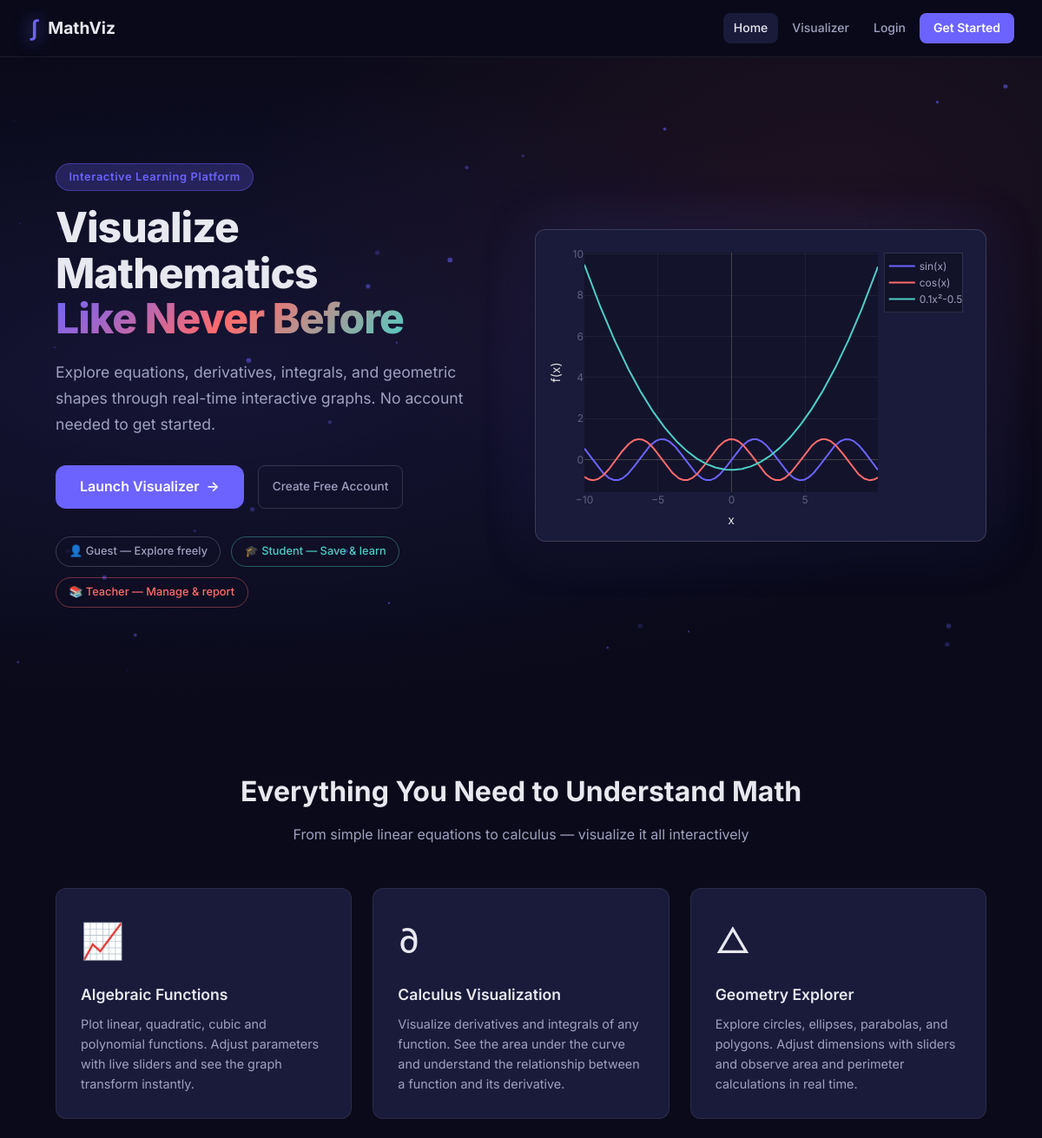
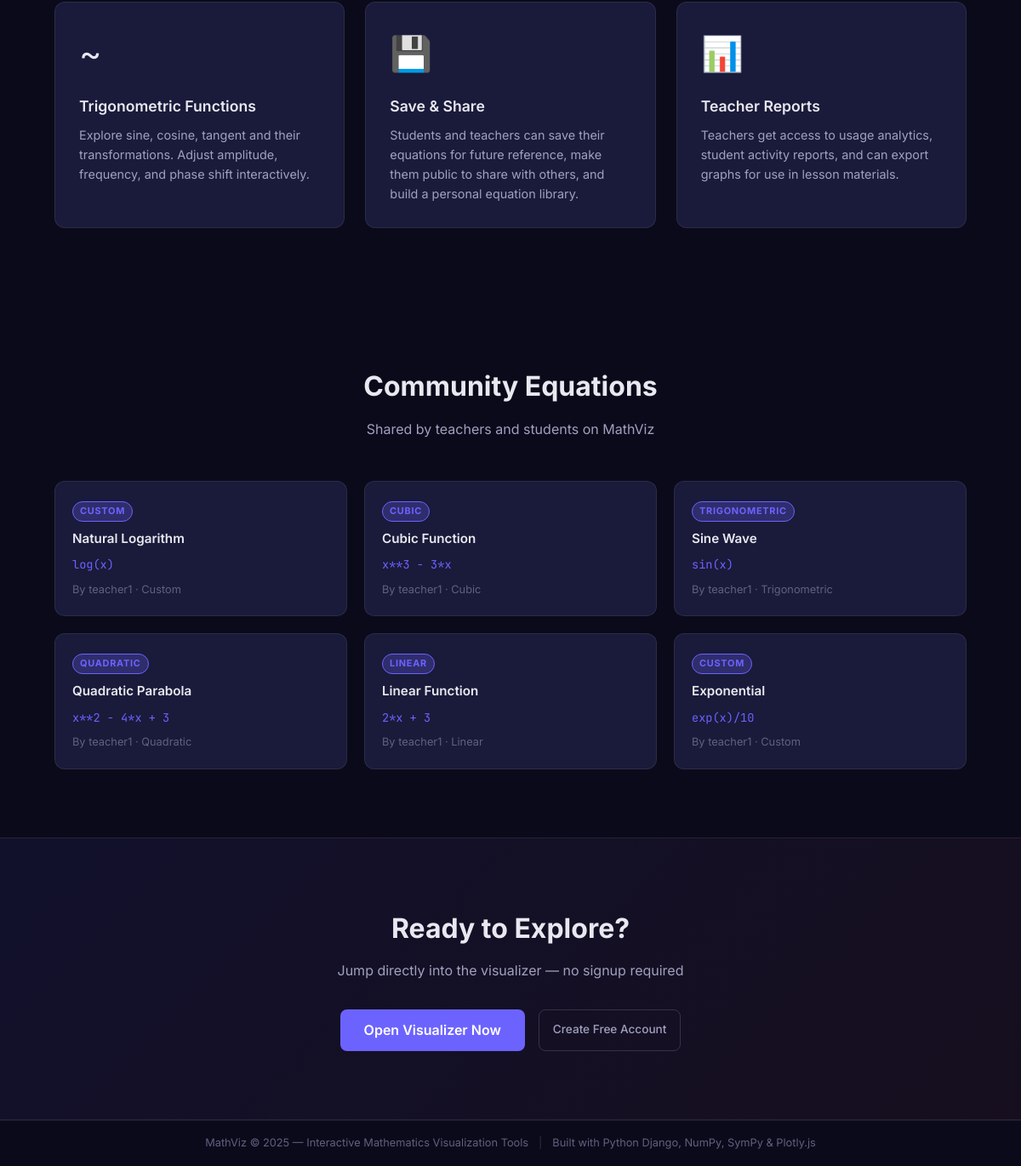
The page / on the database its author committed (2 pictures, top to bottom).
### visualizer/models.py (models this page shows, shortened)
class Equation(models.Model):
    user = models.ForeignKey(CustomUser, on_delete=models.CASCADE, related_name='equations')
    classroom = models.ForeignKey(
        Classroom, on_delete=models.SET_NULL, null=True, blank=True, related_name='equations'
    )
    title = models.CharField(max_length=200)
    equation_type = models.CharField(max_length=20, choices=EQUATION_TYPES, default='custom')
    expression = models.TextField()
    description = models.TextField(blank=True)
    is_public = models.BooleanField(default=False)
    created_at = models.DateTimeField(auto_now_add=True)
    updated_at = models.DateTimeField(auto_now=True)
    class Meta:
        ordering = ['-created_at']

### accounts/models.py (models this page shows, shortened)
class CustomUser(AbstractUser):
    role = models.CharField(max_length=10, choices=ROLE_CHOICES, default='student')
    bio = models.TextField(blank=True)
    created_at = models.DateTimeField(auto_now_add=True)

### visualizer/views.py (the view)
# urls.py: path('', views.home, name='home'),
def home(request):
    public_equations = Equation.objects.filter(is_public=True).select_related('user', 'classroom')[:6]
    total_classes = Classroom.objects.filter(is_active=True).count()
    context = {
        'public_equations': public_equations,
        'total_classes': total_classes,
    }
    return render(request, 'visualizer/index.html', context)

### templates/visualizer/index.html (shortened to what this page needs)
{% extends 'base.html' %}
{% load static %}
{% block content %}
<section class="hero">
    <div class="hero-bg">
        <canvas id="heroCanvas"></canvas>
    </div>
    <div class="hero-content">
        <div class="hero-badge">Interactive Learning Platform</div>
        <h1 class="hero-title">Visualize Mathematics<br><span class="gradient-text">Like Never Before</span></h1>
        <p class="hero-subtitle">Explore equations, derivatives, integrals, and geometric shapes through real-time interactive graphs. No account needed to get started.</p>
        <div class="hero-actions">
            <a href="{% url 'visualizer' %}" class="btn-primary btn-hero">
                <span>Launch Visualizer</span>
                <span class="btn-arrow">→</span>
            </a>
            {% if not user.is_authenticated %}
            <a href="{% url 'register' %}" class="btn-outline btn-hero">Create Free Account</a>
            {% else %}
            <a href="{% url 'dashboard' %}" class="btn-outline btn-hero">Go to Dashboard</a>
            {% endif %}
        </div>
        <div class="hero-roles">
            <div class="role-pill guest">👤 Guest — Explore freely</div>
            <div class="role-pill student">🎓 Student — Save & learn</div>
            <div class="role-pill teacher">📚 Teacher — Manage & report</div>
        </div>
    </div>
    <div class="hero-demo">
        <div id="heroDemoChart"></div>
    </div>
</section>
<section class="features">
    <div class="section-header">
        <h2>Everything You Need to Understand Math</h2>
        <p>From simple linear equations to calculus — visualize it all interactively</p>
    </div>
    <div class="features-grid">
        <div class="feature-card">
            <div class="feature-icon">📈</div>
            <h3>Algebraic Functions</h3>
            <p>Plot linear, quadratic, cubic and polynomial functions. Adjust parameters with live sliders and see the graph transform instantly.</p>
        </div>
        <div class="feature-card">
            <div class="feature-icon">∂</div>
            <h3>Calculus Visualization</h3>
            <p>Visualize derivatives and integrals of any function. See the area under the curve and understand the relationship between a function and its derivative.</p>
        </div>
        <div class="feature-card">
            <div class="feature-icon">△</div>
            <h3>Geometry Explorer</h3>
            <p>Explore circles, ellipses, parabolas, and polygons. Adjust dimensions with sliders and observe area and perimeter calculations in real time.</p>
        </div>
        <div class="feature-card">
            <div class="feature-icon">~</div>
            <h3>Trigonometric Functions</h3>
            <p>Explore sine, cosine, tangent and their transformations. Adjust amplitude, frequency, and phase shift interactively.</p>
        </div>
        <div class="feature-card">
            <div class="feature-icon">💾</div>
            <h3>Save & Share</h3>
            <p>Students and teachers can save their equations for future reference, make them public to share with others, and build a personal equation library.</p>
        </div>
        <div class="feature-card">
            <div class="feature-icon">📊</div>
            <h3>Teacher Reports</h3>
            <p>Teachers get access to usage analytics, student activity reports, and can export graphs for use in lesson materials.</p>
        </div>
    </div>
</section>
{% if public_equations %}
<section class="public-equations">
    <div class="section-header">
        <h2>Community Equations</h2>
        <p>Shared by teachers and students on MathViz</p>
    </div>
    <div class="equations-grid">
        {% for eq in public_equations %}
        <a href="{% url 'visualizer' %}?eq={{ eq.id }}" class="equation-card">
            <div class="eq-type-badge">{{ eq.get_equation_type_display }}</div>
            <h4>{{ eq.title }}</h4>
            <code class="eq-expr">{{ eq.expression }}</code>
            <div class="eq-meta">By {{ eq.user.username }} &middot; {{ eq.get_equation_type_display }}</div>
        </a>
        {% endfor %}
    </div>
</section>
{% endif %}
<section class="cta-section">
    <div class="cta-content">
        <h2>Ready to Explore?</h2>
        <p>Jump directly into the visualizer — no signup required</p>
        <div class="cta-actions">
            <a href="{% url 'visualizer' %}" class="btn-primary btn-lg">Open Visualizer Now</a>
            {% if not user.is_authenticated %}
            <a href="{% url 'register' %}" class="btn-outline btn-lg">Create Free Account</a>
            {% endif %}
        </div>
    </div>
</section>
{% endblock %}
{% block extra_scripts %}
<script>
(function() {
    const canvas = document.getElementById('heroCanvas');
    const ctx = canvas.getContext('2d');
    canvas.width = window.innerWidth;
    canvas.height = window.innerHeight;
    const particles = [];
    for (let i = 0; i < 40; i++) {
        particles.push({
            x: Math.random() * canvas.width,
            y: Math.random() * canvas.height,
            r: Math.random() * 2 + 1,
            dx: (Math.random() - 0.5) * 0.4,
            dy: (Math.random() - 0.5) * 0.4,
            opacity: Math.random() * 0.5 + 0.1
        });
    }
    function animateParticles() {
        ctx.clearRect(0, 0, canvas.width, canvas.height);
        particles.forEach(p => {
            ctx.beginPath();
            ctx.arc(p.x, p.y, p.r, 0, Math.PI * 2);
            ctx.fillStyle = `rgba(108, 99, 255, ${p.opacity})`;
            ctx.fill();
            p.x += p.dx; p.y += p.dy;
            if (p.x < 0 || p.x > canvas.width) p.dx *= -1;
            if (p.y < 0 || p.y > canvas.height) p.dy *= -1;
        });
        requestAnimationFrame(animateParticles);
    }
    animateParticles();
    const x = [];
    const sin_y = [], cos_y = [], quad_y = [];
    for (let i = -10; i <= 10; i += 0.05) {
        x.push(i);
        sin_y.push(Math.sin(i));
        cos_y.push(Math.cos(i));
        quad_y.push(0.1 * i * i - 0.5);
    }
    Plotly.newPlot('heroDemoChart', [
        { x, y: sin_y, type: 'scatter', mode: 'lines', name: 'sin(x)', line: { color: '#6c63ff', width: 2 } },
        { x, y: cos_y, type: 'scatter', mode: 'lines', name: 'cos(x)', line: { color: '#ff6b6b', width: 2 } },
        { x, y: quad_y, type: 'scatter', mode: 'lines', name: '0.1x²-0.5', line: { color: '#4ecdc4', width: 2 } },
    ], {
        paper_bgcolor: 'rgba(0,0,0,0)',
        plot_bgcolor: 'rgba(15,15,35,0.6)',
        font: { color: '#e0e0e0', family: 'Inter' },
        xaxis: { gridcolor: 'rgba(255,255,255,0.05)', tickfont: { color: '#606080' }, title: 'x', title_font: { color: '#606080' } },
        yaxis: { gridcolor: 'rgba(255,255,255,0.05)', tickfont: { color: '#606080' }, title: 'f(x)', title_font: { color: '#606080' } },
        showlegend: true,
        legend: { font: { color: '#a0a0c0' }, bgcolor: 'rgba(0,0,0,0.3)', bordercolor: 'rgba(255,255,255,0.1)', borderwidth: 1 },
        margin: { l: 40, r: 10, t: 10, b: 40 },
        hovermode: 'x unified',
    }, { responsive: true, displayModeBar: false });
})();
</script>
{% endblock %}

### templates/base.html (shortened to what this page needs)
<!DOCTYPE html>
<html lang="en">
<head>
    {% load static %}
    <link rel="stylesheet" href="{% static 'css/style.css' %}">
</head>
<body class="{% block body_class %}{% endblock %}">
<nav class="navbar">
    <a href="{% url 'home' %}" class="nav-brand">
        <span class="brand-icon">∫</span>
        <span class="brand-text">MathViz</span>
    </a>
    <div class="nav-links">
        <a href="{% url 'home' %}" class="nav-link {% if request.resolver_match.url_name == 'home' %}active{% endif %}">Home</a>
        <a href="{% url 'visualizer' %}" class="nav-link {% if request.resolver_match.url_name == 'visualizer' %}active{% endif %}">Visualizer</a>
        {% if user.is_authenticated %}
            <a href="{% url 'dashboard' %}" class="nav-link {% if request.resolver_match.url_name == 'dashboard' %}active{% endif %}">Dashboard</a>
            <a href="{% url 'classes_home' %}" class="nav-link {% if 'class' in request.resolver_match.url_name %}active{% endif %}">Classes</a>
            {% if user.is_teacher or user.is_superuser %}
                <a href="{% url 'reports' %}" class="nav-link {% if request.resolver_match.url_name == 'reports' %}active{% endif %}">Reports</a>
            {% endif %}
            {% if user.is_superuser %}
                <a href="{% url 'admin:index' %}" class="nav-link" target="_blank">Admin</a>
            {% endif %}
            <div class="nav-user">
                <span class="user-badge {{ user.role }}">{{ user.get_role_display }}</span>
                <span class="username">{{ user.username }}</span>
                <a href="{% url 'logout' %}" class="btn-logout">Logout</a>
            </div>
        {% else %}
            <a href="{% url 'login' %}" class="nav-link">Login</a>
            <a href="{% url 'register' %}" class="btn-register">Get Started</a>
        {% endif %}
    </div>
</nav>
<main class="main-content">
    {% block content %}{% endblock %}
</main>
<footer class="footer">
    <div class="footer-inner">
        <span>MathViz &copy; 2025 — Interactive Mathematics Visualization Tools</span>
        <span class="footer-sep">|</span>
        <span>Built with Python Django, NumPy, SymPy &amp; Plotly.js</span>
    </div>
</footer>
{% block extra_scripts %}{% endblock %}
</body>
</html>

### rows shown on the page
Equation: equation_type "CUSTOM", title "Natural Logarithm", expression "log(x)", user.username "teacher1", equation_type "Custom"
Equation: equation_type "CUBIC", title "Cubic Function", expression "x**3 - 3*x", user.username "teacher1", equation_type "Cubic"
Equation: equation_type "TRIGONOMETRIC", title "Sine Wave", expression "sin(x)", user.username "teacher1", equation_type "Trigonometric"
Equation: equation_type "QUADRATIC", title "Quadratic Parabola", expression "x**2 - 4*x + 3", user.username "teacher1", equation_type "Quadratic"
Equation: equation_type "LINEAR", title "Linear Function", expression "2*x + 3", user.username "teacher1", equation_type "Linear"
Equation: equation_type "CUSTOM", title "Exponential", expression "exp(x)/10", user.username "teacher1", equation_type "Custom"
